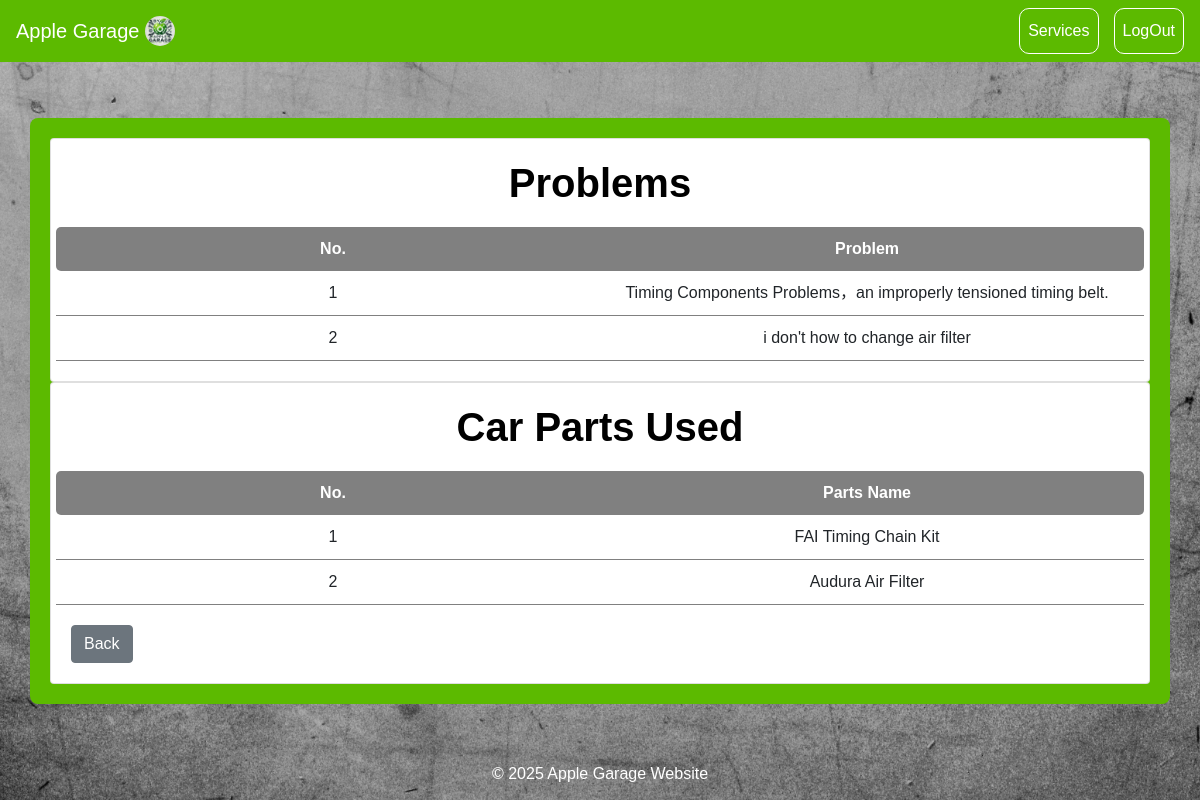
The app's page /serviceDetail/14 with its own data.
### tables this page shows
CREATE TABLE "tblProblem" (
	"id"	INTEGER,
	"problem"	TEXT NOT NULL,
	"serviceId"	INTEGER NOT NULL,
	PRIMARY KEY("id")
);

CREATE TABLE "tblParts" (
	"id"	INTEGER,
	"parts"	TEXT NOT NULL,
	"serviceId"	INTEGER NOT NULL,
	"partId"	INTEGER,
	PRIMARY KEY("id")
);

### main code.py (the view)
@app.route('/serviceDetail/<id>', methods=["get","post"])
def carPartsService(id):
    conn = sqlite3.connect("carService.db")
    cursor = conn.cursor()
    parts = cursor.execute("""SELECT parts FROM tblParts WHERE serviceId = ?""", (id,))
    listOfParts = parts.fetchall()
    porblems = cursor.execute("""SELECT problem FROM tblProblem WHERE serviceId = ?""", (id,))
    listOfProblems = porblems.fetchall()
    return render_template('serviceDetail.html', parts=listOfParts, problems=listOfProblems)

### main code.py (called while the page is built)
@app.before_request
def display_username():
    username = session.get('username')
    if username:
        app.jinja_env.globals['username'] = username  # Makes the username available in all templates
    else:
        app.jinja_env.globals['username'] = None

### templates/serviceDetail.html (shortened to what this page needs)
{% extends 'layout.html' %}
{% block navbar %}
<li class="nav-item">
  <a id="navManager" class="nav-link" href="/manager">Services</a>
</li>
<li class="nav-item">
    <a id="navLogout" class="nav-link" href="/logout">LogOut</a>
</li>
{% endblock %}
{% block body %}
<head>
</head>
<div class="container mt-5 custom-container">
    <div class="card">
        <div class="card-body">
            <h1>Problems</h1>
            <div class="row row-header text-center">
                <div class="col">No.</div>
                <div class="col">Problem</div>
            </div>
            {% for problems in problems %}
            <div class="row row-data text-center">
                <div class="col">{{ loop.index }}</div>
                <div class="col">{{ problems[0] }}</div>
            </div>
            {% endfor %}
        </div>
    </div>
    <div class="card">
        <div class="card-body">
            <h1>Car Parts Used</h1>
            <div class="row row-header text-center">
                <div class="col">No.</div>
                <div class="col">Parts Name</div>
            </div>
            {% for parts in parts %}
            <div class="row row-data text-center">
                <div class="col">{{ loop.index }}</div>
                <div class="col">{{ parts[0] }}</div>
            </div>
            {% endfor %}
            <div class="d-flex">
                <a href="/manager" class="btn btn-secondary">Back</a>
            </div>
        </div>
    </div>
</div>
{% endblock %}

### templates/layout.html (style rules this page uses)
body { font-family: Arial, sans-serif; margin: 0; padding: 0; background-color: #3a4d4a; }
.navbar-custom .navbar-brand, .navbar-custom .nav-link, .navbar-custom .nav-link:hover, .navbar-custom .navbar-toggler-icon { color: white; }
body { background-image: url('/static/images/background.jpg'); background-repeat: no-repeat; background-attachment: fixed; background-size: cover; }
.navbar-nav .nav-item { margin-left: 15px; border: 1px solid white; border-radius: 10px; }
.navbar-nav .nav-link { padding: 10px 15px; }

### templates/serviceDetail.html (style rules this page uses)
.custom-container { background-color: #5cba00; padding: 20px; border-radius: 8px; }
h1 { color: black; margin-bottom: 20px; font-weight: bold; text-align: center; }
.row-header { background-color: gray; color: white; padding: 10px; border-radius: 5px; font-weight: 600; }
.row-data { background-color: white; padding: 10px; border-bottom: 1px solid gray; transition: background-color 0.3s ease; }
.row-data .col { display: flex; align-items: center; justify-content: center; text-align: center; }
.d-flex { display: flex; justify-content: flex-start; align-items: center; margin-top: 20px; }

### records on screen
tblProblem: problem "Timing Components Problems，an improperly tensioned timing belt."
tblProblem: problem "i don't how to change air filter"
tblParts: parts "FAI Timing Chain Kit"
tblParts: parts "Audura Air Filter"
